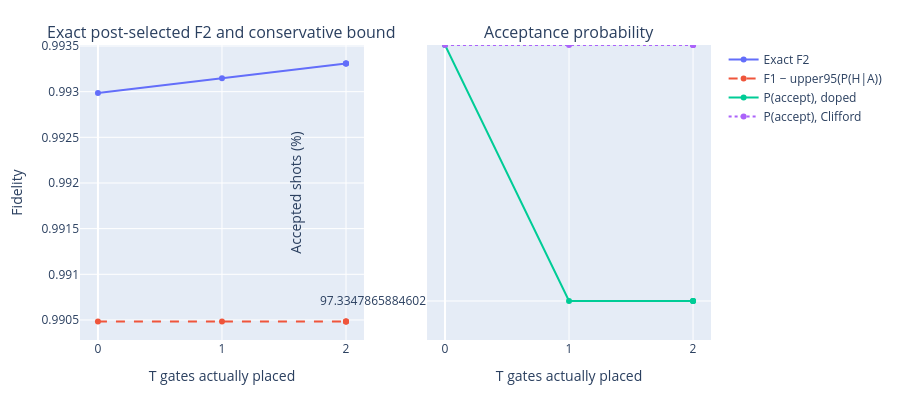
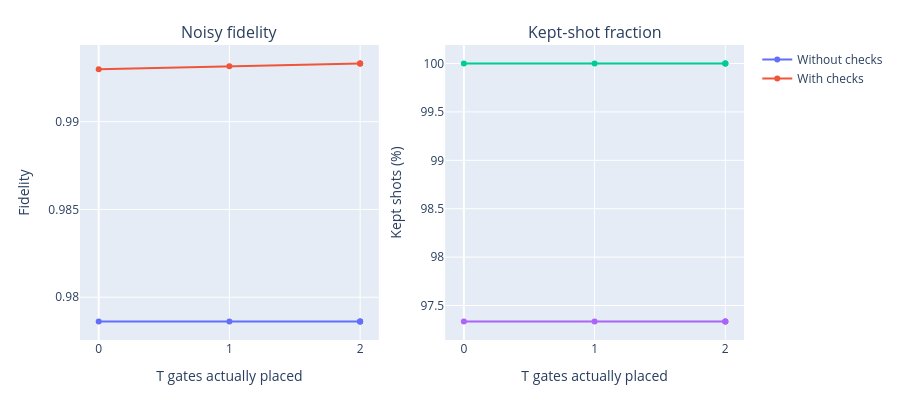

These figures' notebook cell, in order:
### Code cell
# 8) T-gate graphs match the game's exact-F2/bound and acceptance plots, plus checked-vs-unchecked trends.
if RUN_T_DOPING_SWEEP and "t_results" in globals() and not t_results.empty:
    print("T-doping: exact post-selected fidelity and conservative bound; acceptance probability")
    t_plot = t_results.sort_values("T actually placed")
    t_fig_nb = make_subplots(rows=1, cols=2,
                             subplot_titles=("Exact post-selected F2 and conservative bound", "Acceptance probability"))
    t_fig_nb.add_trace(go.Scatter(x=t_plot["T actually placed"], y=t_plot["Checked post-selected fidelity"],
                                  mode="lines+markers", name="Exact F2"), row=1, col=1)
    t_fig_nb.add_trace(go.Scatter(x=t_plot["T actually placed"], y=t_plot["Conservative fidelity bound"],
                                  mode="lines+markers", line=dict(dash="dash"), name="F1 − upper95(P(H|A))"), row=1, col=1)
    t_fig_nb.add_trace(go.Scatter(x=t_plot["T actually placed"], y=t_plot["Acceptance after doping (%)"],
                                  mode="lines+markers", name="P(accept), doped"), row=1, col=2)
    t_fig_nb.add_trace(go.Scatter(x=t_plot["T actually placed"], y=t_plot["Acceptance before doping (%)"],
                                  mode="lines+markers", line=dict(dash="dot"), name="P(accept), Clifford"), row=1, col=2)
    t_fig_nb.update_xaxes(title_text="T gates actually placed", dtick=1)
    t_fig_nb.update_yaxes(title_text="Fidelity", row=1, col=1)
    t_fig_nb.update_yaxes(title_text="Accepted shots (%)", row=1, col=2)
    t_fig_nb.update_layout(height=420, margin=dict(t=45))
    t_fig_nb.show()

    print("T-doping: noisy fidelity and retained shots, checked versus unchecked")
    t_compare_fig = make_subplots(rows=1, cols=2,
                                  subplot_titles=("Noisy fidelity", "Kept-shot fraction"))
    t_compare_fig.add_trace(go.Scatter(x=t_plot["T actually placed"], y=t_plot["No-check noisy fidelity"],
                                       mode="lines+markers", name="Without checks"), row=1, col=1)
    t_compare_fig.add_trace(go.Scatter(x=t_plot["T actually placed"], y=t_plot["Checked post-selected fidelity"],
                                       mode="lines+markers", name="With checks"), row=1, col=1)
    t_compare_fig.add_trace(go.Scatter(x=t_plot["T actually placed"], y=t_plot["No-check kept shots (%)"],
                                       mode="lines+markers", name="Without checks", showlegend=False), row=1, col=2)
    t_compare_fig.add_trace(go.Scatter(x=t_plot["T actually placed"], y=t_plot["Checked kept shots (%)"],
                                       mode="lines+markers", name="With checks", showlegend=False), row=1, col=2)
    t_compare_fig.update_xaxes(title_text="T gates actually placed", dtick=1)
    t_compare_fig.update_yaxes(title_text="Fidelity", row=1, col=1)
    t_compare_fig.update_yaxes(title_text="Kept shots (%)", row=1, col=2)
    t_compare_fig.update_layout(height=420, margin=dict(t=45))
    t_compare_fig.show()
    display(t_plot.round(5))
else:
    print("T-gate graphs skipped because RUN_T_DOPING_SWEEP=False. Enable it in the configuration cell to produce the game's T plots and checked-vs-unchecked comparison.")

### Figure 1 — Plotly figure (JSON) as saved in the notebook; plotly's stock layout.template omitted (floating-point values rounded to 4 significant figures)
{"data": [{"mode": "lines+markers", "name": "Exact F2", "type": "scatter", "x": [0, 1, 2, 2, 2], "xaxis": "x", "y": [0.993, 0.9931, 0.9933, 0.9933, 0.9933], "yaxis": "y"}, {"line": {"dash": "dash"}, "mode": "lines+markers", "name": "F1 − upper95(P(H|A))", "type": "scatter", "x": [0, 1, 2, 2, 2], "xaxis": "x", "y": [0.9905, 0.9905, 0.9905, 0.9905, 0.9905], "yaxis": "y"}, {"mode": "lines+markers", "name": "P(accept), doped", "type": "scatter", "x": [0, 1, 2, 2, 2], "xaxis": "x2", "y": [97.33, 97.33, 97.33, 97.33, 97.33], "yaxis": "y2"}, {"line": {"dash": "dot"}, "mode": "lines+markers", "name": "P(accept), Clifford", "type": "scatter", "x": [0, 1, 2, 2, 2], "xaxis": "x2", "y": [97.33, 97.33, 97.33, 97.33, 97.33], "yaxis": "y2"}], "layout": {"annotations": [{"font": {"size": 16}, "showarrow": false, "text": "Exact post-selected F2 and conservative bound", "x": 0.225, "xanchor": "center", "xref": "paper", "y": 1, "yanchor": "bottom", "yref": "paper"}, {"font": {"size": 16}, "showarrow": false, "text": "Acceptance probability", "x": 0.775, "xanchor": "center", "xref": "paper", "y": 1, "yanchor": "bottom", "yref": "paper"}], "height": 420, "margin": {"t": 45}, "xaxis": {"anchor": "y", "domain": [0, 0.45], "dtick": 1, "title": {"text": "T gates actually placed"}}, "xaxis2": {"anchor": "y2", "domain": [0.55, 1], "dtick": 1, "title": {"text": "T gates actually placed"}}, "yaxis": {"anchor": "x", "domain": [0, 1], "title": {"text": "Fidelity"}}, "yaxis2": {"anchor": "x2", "domain": [0, 1], "title": {"text": "Accepted shots (%)"}}}}

### Figure 2 — Plotly figure (JSON) as saved in the notebook; plotly's stock layout.template omitted (floating-point values rounded to 4 significant figures)
{"data": [{"mode": "lines+markers", "name": "Without checks", "type": "scatter", "x": [0, 1, 2, 2, 2], "xaxis": "x", "y": [0.9786, 0.9786, 0.9786, 0.9786, 0.9786], "yaxis": "y"}, {"mode": "lines+markers", "name": "With checks", "type": "scatter", "x": [0, 1, 2, 2, 2], "xaxis": "x", "y": [0.993, 0.9931, 0.9933, 0.9933, 0.9933], "yaxis": "y"}, {"mode": "lines+markers", "name": "Without checks", "showlegend": false, "type": "scatter", "x": [0, 1, 2, 2, 2], "xaxis": "x2", "y": [100.0, 100.0, 100.0, 100.0, 100.0], "yaxis": "y2"}, {"mode": "lines+markers", "name": "With checks", "showlegend": false, "type": "scatter", "x": [0, 1, 2, 2, 2], "xaxis": "x2", "y": [97.33, 97.33, 97.33, 97.33, 97.33], "yaxis": "y2"}], "layout": {"annotations": [{"font": {"size": 16}, "showarrow": false, "text": "Noisy fidelity", "x": 0.225, "xanchor": "center", "xref": "paper", "y": 1, "yanchor": "bottom", "yref": "paper"}, {"font": {"size": 16}, "showarrow": false, "text": "Kept-shot fraction", "x": 0.775, "xanchor": "center", "xref": "paper", "y": 1, "yanchor": "bottom", "yref": "paper"}], "height": 420, "margin": {"t": 45}, "xaxis": {"anchor": "y", "domain": [0, 0.45], "dtick": 1, "title": {"text": "T gates actually placed"}}, "xaxis2": {"anchor": "y2", "domain": [0.55, 1], "dtick": 1, "title": {"text": "T gates actually placed"}}, "yaxis": {"anchor": "x", "domain": [0, 1], "title": {"text": "Fidelity"}}, "yaxis2": {"anchor": "x2", "domain": [0, 1], "title": {"text": "Kept shots (%)"}}}}
